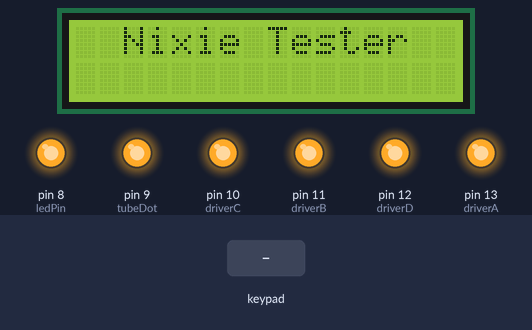
The sketch below on a simulated Arduino Uno, built with avr-gcc and run on an emulated ATmega328P. Shown: 16×2 character LCD, output pins drawn as LEDs (lit = HIGH). Dashed ring = blinking. The test bench sets the inputs (shaded band). What the sketch prints to the serial monitor is not drawn.

Above: at 1.2 s.
1.3 s: keypad keys 7 6 5 4 pressed 0.4 s apart
At 2.6 s:
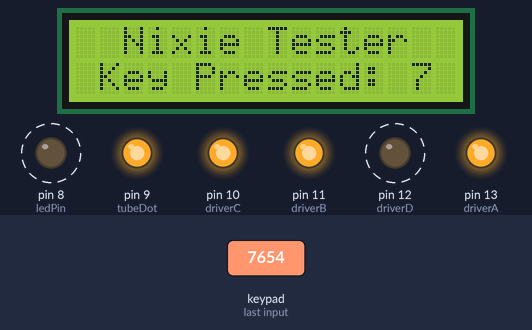
5.9 s: key '*' pressed
8.9 s: key 'A' pressed
At 11.8 s:
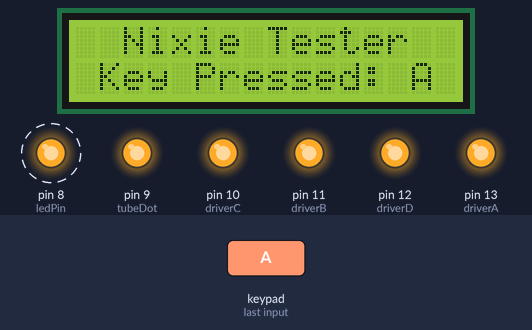
11.9 s: key 'B' pressed
At 14.3 s:
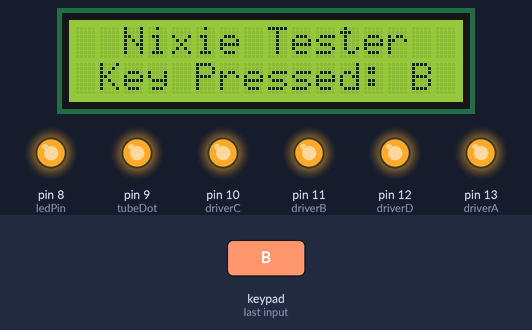
14.9 s: key 'C' pressed
At 16.4 s:
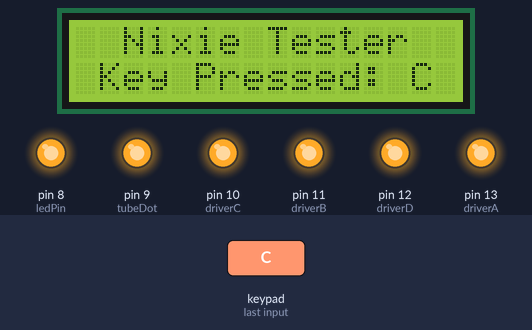
17.9 s: key '#' pressed
At 18.9 s:
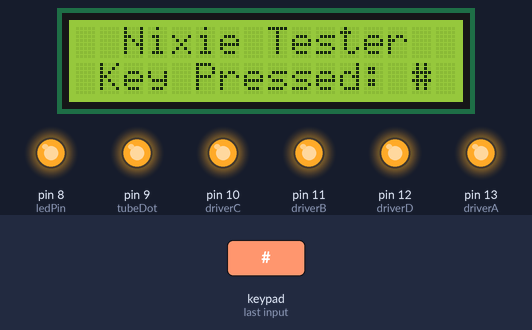
Timing chart, 0 to 20.9 s (numbered marks = the images above; inputs shaded):
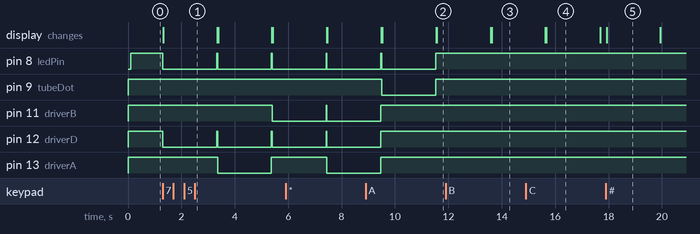

Measured:
- after the input at 1.3 s, pin 8 (ledPin), pin 12 (driverD): alternates HIGH for 0.03 s and LOW for 2.0 s, starting at once; pin 11 (driverB): HIGH → LOW after 4.1 s; pin 13 (driverA): HIGH → LOW after 2.1 s, → HIGH 2.0 s later; the display: changes at once (image 1)
- after the input at 8.9 s, the display: first differs from a run without the input after 2.7 s (image 2)
- after the input at 11.9 s, the display: first differs from a run without the input after 1.7 s (image 3)
- after the input at 14.9 s, the display: first differs from a run without the input after 0.77 s (image 4)
- after the input at 17.9 s, the display: changes at once (image 5)
- what the display in image 4 shows lasts 2.0 s, from 15.7 s to 17.7 s

The sketch:

basic_keypad_lcd.ino
```cpp
/*
  https://github.com/MarkFromSales/Nixie_Tubes
  More information in the README.MD

  Based on provided example, "Blink without Delay"

  Testing using the I2C adapter for 16x2 LCD from - http://wiki.sunfounder.cc/index.php?title=I2C_LCD2004
*/


// Constants won't change:
const int ledPin = 8;           // Tube backlight pin

// Tube variables
int driverA = 13; // Set the K155ID1 or 74141 IC input A Arduino GPIO pin
int driverB = 11; // Set the K155ID1 or 74141 IC input B Arduino GPIO pin
int driverC = 10; // Set the K155ID1 or 74141 IC input C Arduino GPIO pin
int driverD = 12; // Set the K155ID1 or 74141 IC input D Arduino GPIO pin
int tubeDot = 9;  // Pin to directly drive the decimal for tubes with that pin

// Function to set all the MCP GPIO pins to HIGH, shutting off the Nixies
void NixieOff () {
  digitalWrite(driverD, HIGH);
  digitalWrite(driverC, HIGH);
  digitalWrite(driverB, HIGH);
  digitalWrite(driverA, HIGH);
};

void NixieSet (int tubeVal) {
  digitalWrite(driverD, (tubeVal & 0x08) >> 3);
  digitalWrite(driverC, (tubeVal & 0x04) >> 2);
  digitalWrite(driverB, (tubeVal & 0x02) >> 1);
  digitalWrite(driverA, tubeVal & 0x01);
};


// Setup for keypad input
//#include "Arduino.h"
#include "Keypad.h"
const byte ROWS = 4; //four rows
const byte COLS = 4; //four columns
char keys[ROWS][COLS] = {
  {'1','2','3','A'},
  {'4','5','6','B'},
  {'7','8','9','C'},
  {'*','0','#','D'}
};

byte rowPins[ROWS] = {7, 6, 5, 4}; //connect to the row    pinouts of the keypad - four in a row
byte colPins[COLS] = {A0, A1, A2, A3}; //connect to the column pinouts of the keypad - four in a row

Keypad keypad = Keypad( makeKeymap(keys), rowPins, colPins, ROWS, COLS );


//YWROBOT
//Compatible with the Arduino IDE 1.0
//Library version:1.1
#include <Wire.h>
#include <LiquidCrystal_I2C.h>

LiquidCrystal_I2C lcd(0x27,16,2);


void setup() {
  // Initialize serial for debugging
  Serial.begin(9600);
  Serial.println();
  Serial.println("Setup Start");

  // Set the pin configurations
  pinMode(ledPin, OUTPUT);
  pinMode(tubeDot, OUTPUT);
  digitalWrite(tubeDot, HIGH);
  pinMode(driverA, OUTPUT);
  pinMode(driverB, OUTPUT);
  pinMode(driverC, OUTPUT);
  pinMode(driverD, OUTPUT);

  pinMode(A0, INPUT);
  pinMode(A1, INPUT);
  pinMode(A2, INPUT);
  pinMode(A3, INPUT);
  pinMode(4, INPUT);
  pinMode(5, INPUT);
  pinMode(6, INPUT);
  pinMode(7, INPUT);

  NixieOff();

  // Initialize LCD
  lcd.init();
  lcd.backlight();
  // Print a test message to the LCD.
  lcd.setCursor(0,0);
  lcd.print("  Nixie Tester  ");
  lcd.setCursor(0,1);
  lcd.print("                ");

  Serial.println("Setup End");
}


void loop() {
  char key = keypad.getKey();

  if (key != NO_KEY && key != 'A' && key != 'B' && key != 'C' && key != 'D' && key != '#' && key != '*') {
    NixieSet(key);   // Set Nixie IC inputs according to what is in the brackets (0-9)
    digitalWrite(tubeDot, HIGH);
    digitalWrite(ledPin, LOW);
    Serial.print("Key Pressed: ");
    Serial.println(key);
    lcd.setCursor(0,1);
    lcd.print(" Key Pressed:   ");
    lcd.setCursor(14,1);
    lcd.print(key);
    delay(2000);
  }
  else if (key != NO_KEY && key == '*') {
    NixieOff();
    digitalWrite(tubeDot, LOW);
    digitalWrite(ledPin, LOW);
    Serial.print("Key Pressed: ");
    Serial.println(key);
    lcd.setCursor(0,1);
    lcd.print(" Key Pressed:   ");
    lcd.setCursor(14,1);
    lcd.print(key);
    delay(2000);
  }
  else if (key != NO_KEY) {
    NixieOff();
    digitalWrite(tubeDot, HIGH);
    digitalWrite(ledPin, HIGH);
    Serial.print("Key Pressed: ");
    Serial.println(key);
    lcd.setCursor(0,1);
    lcd.print(" Key Pressed:   ");
    lcd.setCursor(14,1);
    lcd.print(key);
    delay(2000);
  }
  else {
    NixieOff();    // Set all four Nixie IC inputs to HIGH, which is none
    digitalWrite(tubeDot, HIGH);
    digitalWrite(ledPin, HIGH);
    lcd.setCursor(0,1);
    lcd.print("                ");
    //lcd.clear();
  }

}

// EOF
```
